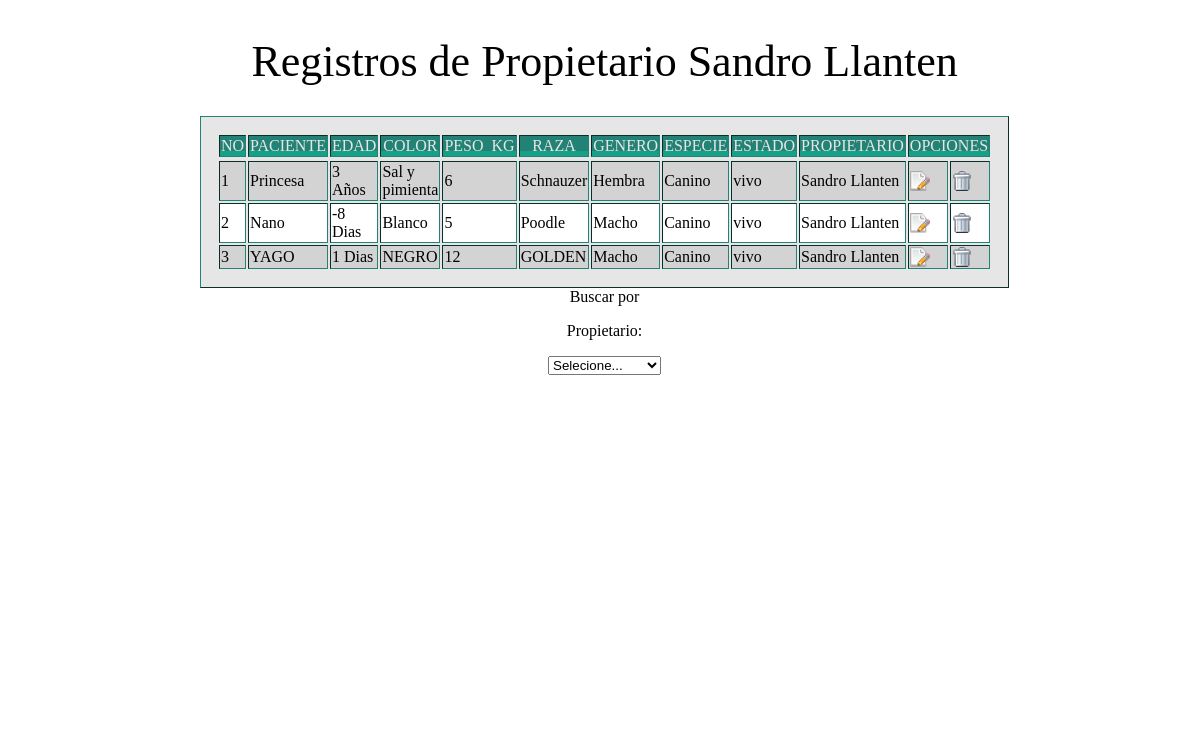
The app's page /Proyecto/veterinaria/consulta/pag_paciente/busqueda.php?pro=2 with its own data.
### tables this page shows
CREATE TABLE `propietario` (
  `id_propietario` int(5) NOT NULL,
  `p_nombre` varchar(20) NOT NULL,
  `s_nombre` varchar(20) NOT NULL,
  `p_apellido` varchar(20) NOT NULL,
  `s_apellido` varchar(20) NOT NULL,
  `id_tipo_docu` int(5) NOT NULL,
  `numero_tipo` int(10) NOT NULL,
  `clave` varchar(50) NOT NULL,
  `celular` varchar(14) NOT NULL,
  `direccion` varchar(40) NOT NULL,
  `email` varchar(50) NOT NULL,
  `id_roll` int(5) NOT NULL,
  `id_est_propi` int(5) NOT NULL,
  `online` int(2) NOT NULL,
  `codigo` int(5) NOT NULL
);

CREATE TABLE `mascota` (
  `id_mascota` int(50) NOT NULL,
  `nombre` varchar(20) NOT NULL,
  `fecha_nacimiento` date NOT NULL,
  `color` varchar(20) NOT NULL,
  `peso_kg` int(20) NOT NULL,
  `raza` varchar(20) NOT NULL,
  `id_genero` int(5) NOT NULL,
  `id_especie` int(5) NOT NULL,
  `id_estado` int(5) NOT NULL,
  `id_propietario` int(5) NOT NULL,
  `fecha_actu` date NOT NULL
);

CREATE TABLE `genero` (
  `id_genero` int(5) NOT NULL,
  `genero` varchar(20) NOT NULL
);

CREATE TABLE `especie` (
  `id_especie` int(5) NOT NULL,
  `especie` varchar(20) NOT NULL
);

CREATE TABLE `estado` (
  `id_estado` int(5) NOT NULL,
  `estado` varchar(20) NOT NULL
);

### Proyecto/veterinaria/consulta/pag_paciente/busqueda.php (the view, shortened to what this page needs)
<?php
$link= Conectarse();
$pro= $_GET['pro'];
$tiempo="";
$titulo="Registros de Pacientes";
if ($pro>0)
{
$d="SELECT p_nombre,p_apellido FROM propietario WHERE id_propietario='$pro'";
$dq= mysql_query($d,$link);
$drow=mysql_fetch_array($dq);
$titulo="Registros de Propietario ".$drow[0]." ".$drow[1];
$cons="SELECT mascota.id_mascota, mascota.nombre, DATEDIFF(fecha_actu,fecha_nacimiento), mascota.color, mascota.peso_kg, mascota.raza,
genero.genero, especie.especie, estado.estado, propietario.p_nombre, propietario.p_apellido FROM 			mascota,propietario,genero,especie,estado WHERE mascota.id_genero=genero.id_genero AND mascota.id_especie=especie.id_especie AND mascota.id_estado=estado.id_estado AND propietario.id_propietario='$pro' AND mascota.id_propietario='$pro'";
$conf= mysql_query($cons,$link);$cant=1;
}
?>
<html>
<head>
</head>
<body>
<center>
<div id="box">
<main id="center">
  <h1><center><?php echo $titulo;?></center></h1>
  <table class="pure-table pure-table-horizontal" border="1">
    <thead>
      <tr>
        <th>No</th>
        <th>Paciente</th>
        <th>Edad</th>
        <th>Color</th>
        <th>Peso_kg</th>
        <th>Raza</th>
        <th>Genero</th>
        <th>Especie</th>
        <th>Estado</th>
        <th>Propietario</th>
       <th colspan="2">Opciones</th>
      </tr>
    </thead>
    <tbody>
      <tr>
	  <?php
	 while($fila=mysql_fetch_row($conf)){
	$reg=$cant-1+1;
	if ($reg>0)
		{
				if($fila[2]<32)
				   {
					  $tiempo= " Dias";
				   }
				else
				{
					if($fila[2]>365)
					  {
						  $fila[2] = floor( $fila[2]/ 366 );
						 if($fila[2]>1)
						 {
						 $tiempo= " Años";
						 }
						else
						{
							if($fila[2]==1)
							{
							$tiempo= " Año";
							}
						}
					  }
				  else
				  {
							if(($fila[2]>31) && ($fila[2]<367))
							  {
								  $fila[2] = floor( $fila[2]/ 31 );
								  $tiempo= " Mes";
							  }
				  }
				}
	echo "<tr>";
	echo "<td>";
	echo "<p class='compañia' value='".$fila['0']."' name='numero_especie'>".$cant++."</p>";
	echo "</td>";
	echo "<td>";
	echo "<p class='compañia' value='".$fila['1']."' name='nombre_especie'>".$fila['1']."</p>";
	echo "</td>";
	echo "<td>";
	echo "<p class='compañia' value='".$fila['1']."' name='fecha'>".$fila['2'].$tiempo."</p>";
	echo "</td>";
	echo "<td>";
	echo "<p class='compañia' value='".$fila['1']."' name='color'>".$fila['3']."</p>";
	echo "</td>";
	echo "<td>";
	echo "<p class='compañia' value='".$fila['1']."' name='peso'>".$fila['4']."</p>";
	echo "</td>";
	echo "<td>";
	echo "<p class='compañia' value='".$fila['1']."' name='raza'>".$fila['5']."</p>";
	echo "</td>";
	echo "<td>";
	echo "<p class='compañia' value='".$fila['1']."' name='genero'>".$fila['6']."</p>";
	echo "</td>";
	echo "<td>";
	echo "<p class='compañia' value='".$fila['1']."' name='especie'>".$fila['7']."</p>";
	echo "</td>";
	echo "<td>";
	echo "<p class='compañia' value='".$fila['1']."' name='estado'>".$fila['8']."</p>";
	echo "</td>";
	echo "<td>";
	echo "<p class='compañia' value='".$fila['1']."' name='propietario'>".$fila['9']." ".$fila['10']."</p>";
	echo "</td>";
	echo "<td>";
    echo "<a href='../../actualizar/act_mascota.php?id_reg=$fila[0]' target='proceso'><img src='../../img/edit.png' width='20' height='20'/></a>";
	echo "</td>";
	echo "<td>";
	echo "<a href='../../del/del_mascota.php?id_reg=$fila[0]' target='proceso' onclick='return confirmar();'><img src='../../img/del.gif' width='20' height='20' /></a>";
	echo "</td>";
	echo "</tr>";
	 }
	 }
?>
    </tbody>
  </table>
   <form action=""  target="proceso" method="POST" name="pro">
  Buscar por
  <p class="compañia">Propietario:</p><select name="pro"  onchange="document.pro.submit();">
	<option name="0" id="0" value="null">Selecione...</option>
	</select>
	</form>
</main>
</div>
</center>
</body>
</html>

### Proyecto/veterinaria/consulta/pag_paciente/busqueda.php (style rules this page uses)
tr:nth-child(even) { background-color: lightgray; }
tr:nth-child(odd) { background-color: white; }
*, *:before, *:after { -moz-box-sizing: border-box; -webkit-box-sizing: border-box; box-sizing: border-box; }
html, body { margin: 0; padding: 0; width: 100%; height: 100%; }
body { padding: 5em 1em; background-repeat: no-repeat; background-size: cover; background-position: center; }
h1 { text-align: center; font-size: 275%; font-family: ''; font-weight: 300; margin-top: -1em; text-shadow: 0 2px 1px white; }
#box { margin: auto; width: 50em; height: 100%; white-space: nowrap; }
#center { vertical-align: middle; display: inline-block; white-space: normal; }
#box:after { content: ""; vertical-align: middle; display: inline-block; margin-right: -10px; }
table { background-color: #E6E6E6; padding: 1em; }
table, table * { border-color: #238276 !important; }
table th { text-transform: uppercase; font-weight: 300; text-align: center; color: #E6E6E6; background-color: #238276; position: relative; }
table th:after { content: ""; display: block; height: 5px; right: 0; left: 0; bottom: 0; background-color: #16a085; position: absolute; }

### records on screen
propietario: titulo "Registros de Propietario Sandro Llanten"
mascota: nombre "Princesa", 2 "3", tiempo "Años", color "Sal y pimienta", peso_kg "6", raza "Schnauzer", id_genero.genero "Hembra", id_especie.especie "Canino", id_estado.estado "vivo", id_propietario.p_nombre "Sandro", id_propietario.p_apellido "Llanten"
mascota: $fila['0'] 23 (drawn), nombre "Nano", 2 "-8", tiempo "Dias", color "Blanco", peso_kg "5", raza "Poodle", id_genero.genero "Macho", id_especie.especie "Canino", id_estado.estado "vivo", id_propietario.p_nombre "Sandro", id_propietario.p_apellido "Llanten"
mascota: $fila['0'] 26 (drawn), nombre "YAGO", 2 "1", tiempo "Dias", color "NEGRO", peso_kg "12", raza "GOLDEN", id_genero.genero "Macho", id_especie.especie "Canino", id_estado.estado "vivo", id_propietario.p_nombre "Sandro", id_propietario.p_apellido "Llanten"
